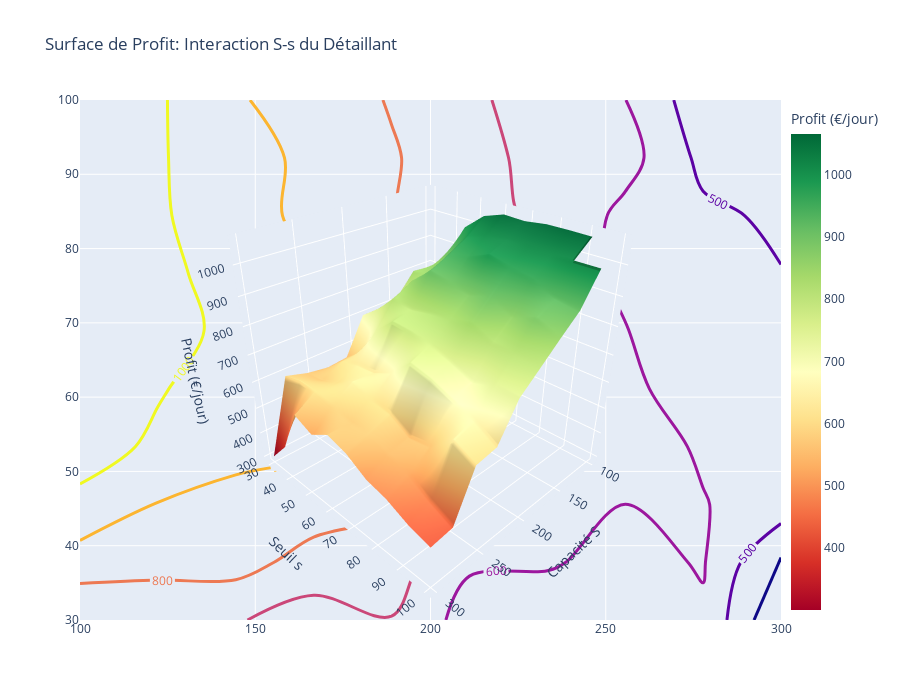

Notebook source saved alongside this figure:
### Markdown cell above
# 🌐 Visualisation 3D interactive

### Code cell
# Créer une surface 3D avec Plotly
X, Y = np.meshgrid(S_values, s_values)

fig = go.Figure()

# Surface du profit
fig.add_trace(go.Surface(
    x=X, y=Y, z=masked_profit,
    name='Profit',
    colorscale='RdYlGn',
    showscale=True,
    colorbar=dict(title="Profit (€/jour)", x=1.0)
))

# Ajouter des contours
fig.add_trace(go.Contour(
    x=S_values, y=s_values, z=masked_profit,
    showscale=False,
    contours=dict(
        coloring='lines',
        showlabels=True,
    ),
    line=dict(width=3)
))

fig.update_layout(
    title='Surface de Profit: Interaction S-s du Détaillant',
    scene=dict(
        xaxis_title='Capacité S',
        yaxis_title='Seuil s',
        zaxis_title='Profit (€/jour)',
        camera=dict(eye=dict(x=1.5, y=1.5, z=1.2))
    ),
    width=900,
    height=700
)

fig.show()
